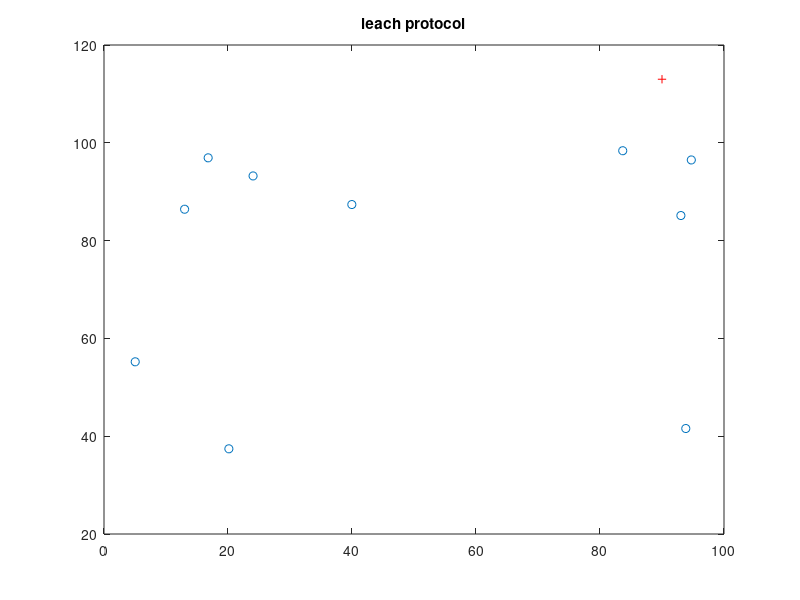

Here is the MATLAB script that generated this plot:
clc,clear all;
NodeNums=10;
xm=100;
ym=100;
for i=1:1:NodeNums
     Node.x(i)=rand(1)*xm;
     Node.y(i)=rand(1)*ym;
end
for i=1:1:NodeNums
    for j=1:1:NodeNums
        if(j~=i)
            dist(i,j)=sqrt((Node.x(i)-Node.x(j)).^2+(Node.y(i)-Node.y(j)).^2);
            while(dist(i,j)<2)
            Node.x(j)=rand(1)*xm;
            Node.y(j)=rand(1)*ym;
            dist(i,j)=sqrt((Node.x(i)-Node.x(j)).^2+(Node.y(i)-Node.y(j)).^2);
            end 
        end
        if(j==i)
            Node.x(j)=Node.x(i)
             Node.y(j)=Node.y(i)
        end
    end
    
end
figure(2);
plot(Node.x,Node.y,'o');hold on;
sink.x=randi(125);
sink.y=randi(200);
plot(sink.x,sink.y,'r+');
title('leach protocol');

